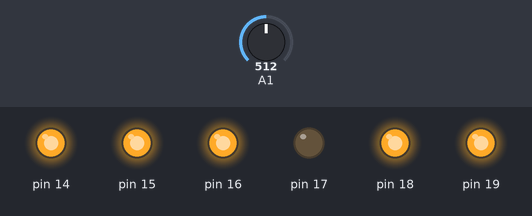
The sketch below on a simulated Arduino Uno, built with avr-gcc and run on an emulated ATmega328P. Shown: output pins drawn as LEDs (lit = HIGH). The inputs (shaded band) are chosen by the test bench; at power-on: A1 = 512.

Above: at 0.1 s.
Timing chart, 0 to 1.6 s (numbered marks = the images above):
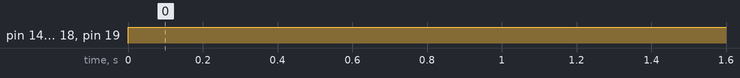

Measured:
- by itself, pin 14–16, pin 18, pin 19: LOW → HIGH at 0.00 s

The sketch:

Exp_21_Obs_1.ino
```cpp
#include<avr/io.h>
#include<util/delay.h>
int data;
int number[] = {0b11110110, 0b01100000, 0b11010101, 0b11110001, 0b1100011, 0b10110011, 0b10110111, 0b01100011, 0b10110011, 0b10110111, 0b11100000, 0b11110111, 0b11110011};
int main(void)
{
  DDRC = 0xFF;
  SREG = 0x80;
  while (true)
  {
    ADMUX = 0x41;
    ADCSRA = 0xCF;
    _delay_ms(500);
  }
}
ISR(ADC_vect)
{
  data = ADCW;
  compare();
}
void compare()
{
  if (data > 0 && data < 10)
  {
    PORTC = number[0];
  }
  if (data > 10 && data < 20)
  {
    PORTC = number[1];
  }
  if (data > 20 && data < 30)
  {
    PORTC = number[2];
  }
  if (data > 30 && data < 40)
  {
    PORTC = number[3];
  }
  if (data > 40 && data < 50)
  {
    PORTC = number[4];
  }
  if (data > 50 && data < 60)
  {
    PORTC = number[5];
  }
  if (data > 60 && data < 70)
  {
    PORTC = number[6];
  }
  if (data > 70 && data < 80)
  {
    PORTC = number[7];
  }
  if (data > 80 && data < 90)
  {
    PORTC = number[8];
  }
  if (data > 100)
  {
    PORTC = number[9];
  }
}
```
